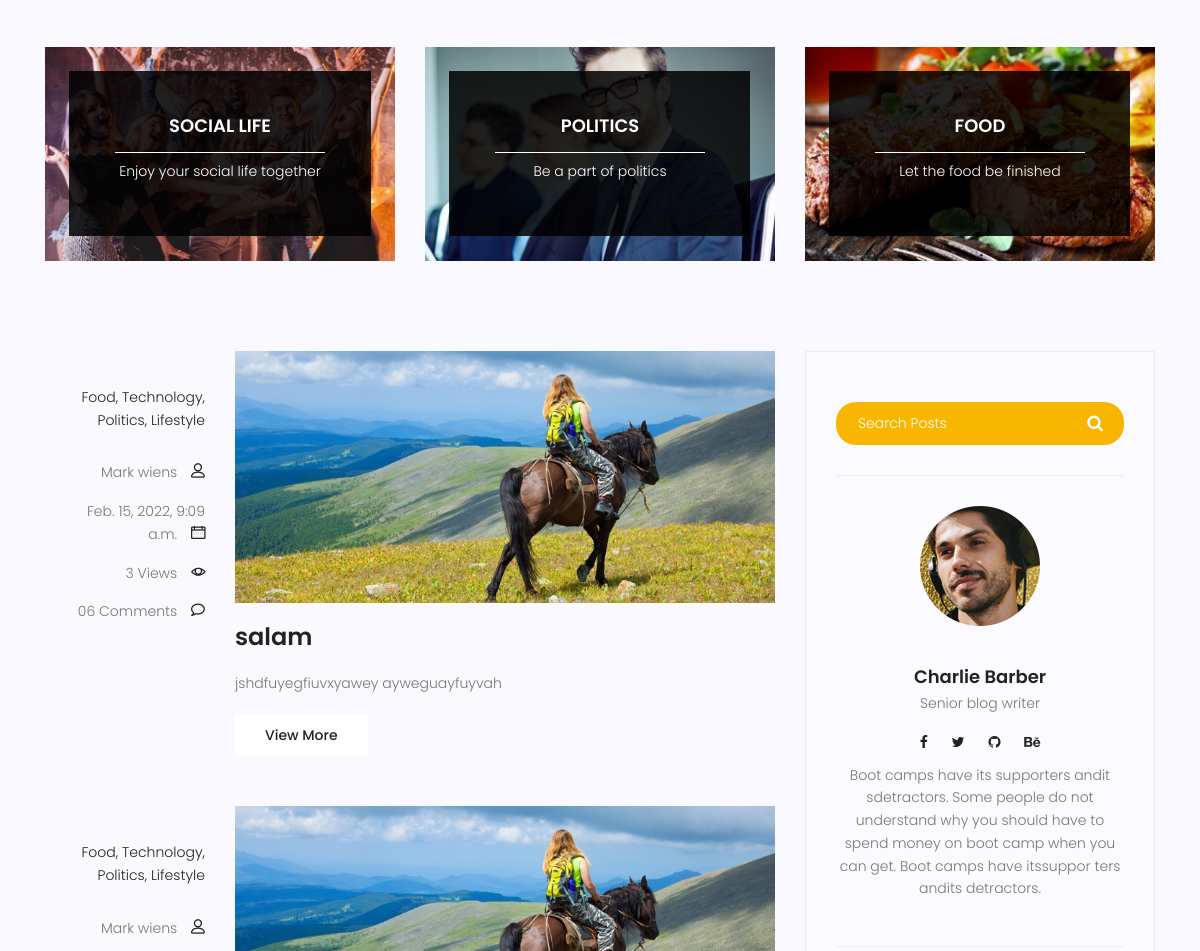
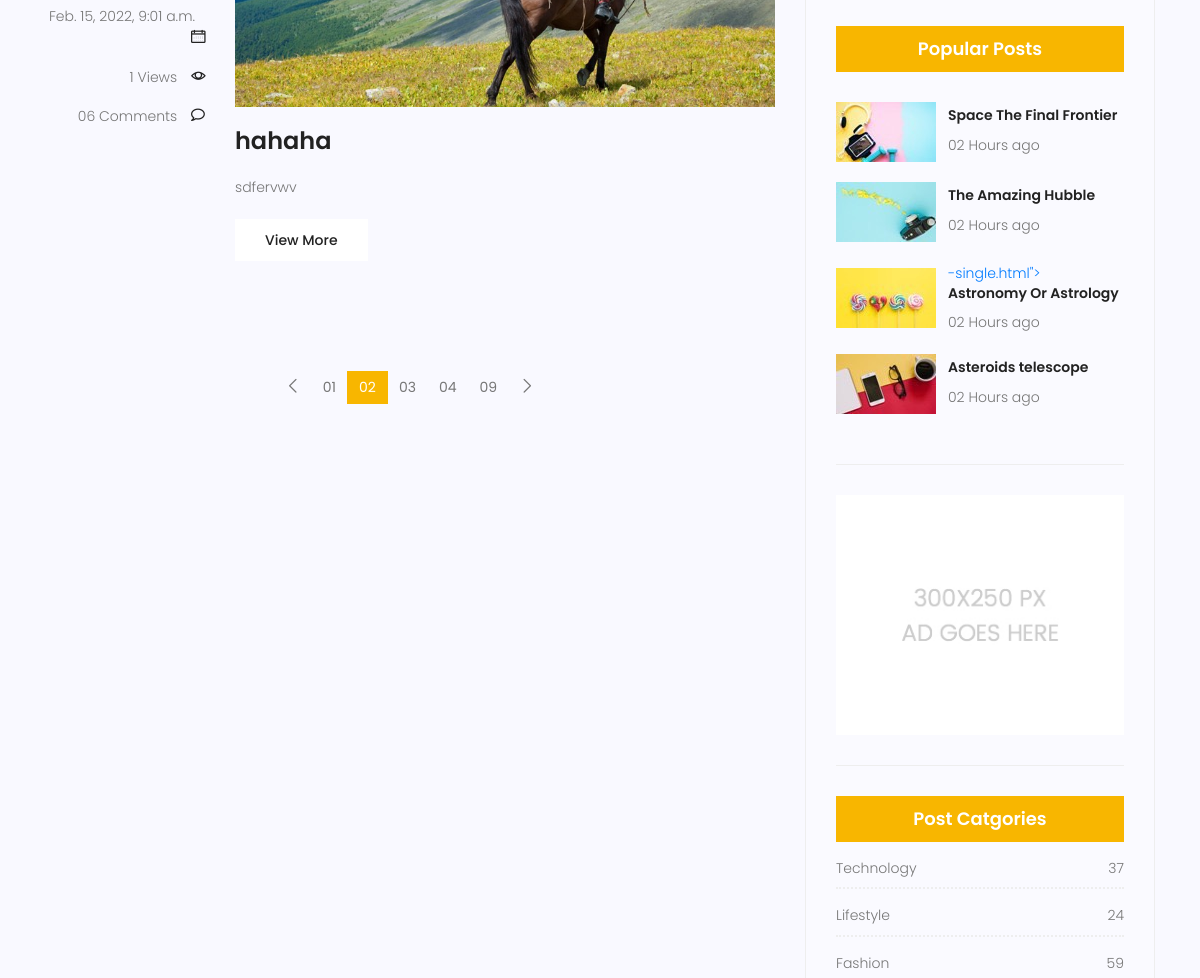
/blog/ (middle part), run on an earlier commit of the app's database (2 pictures, top to bottom).
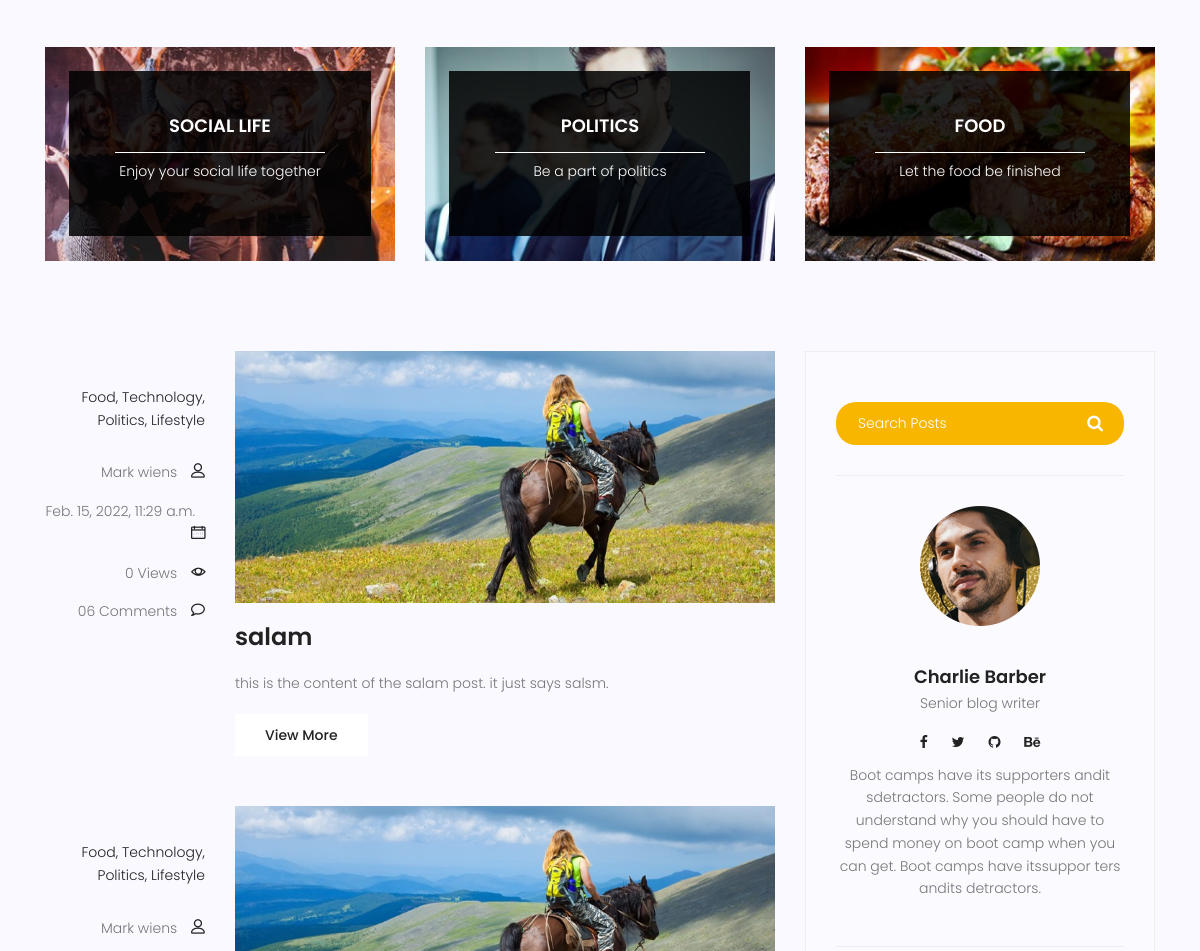
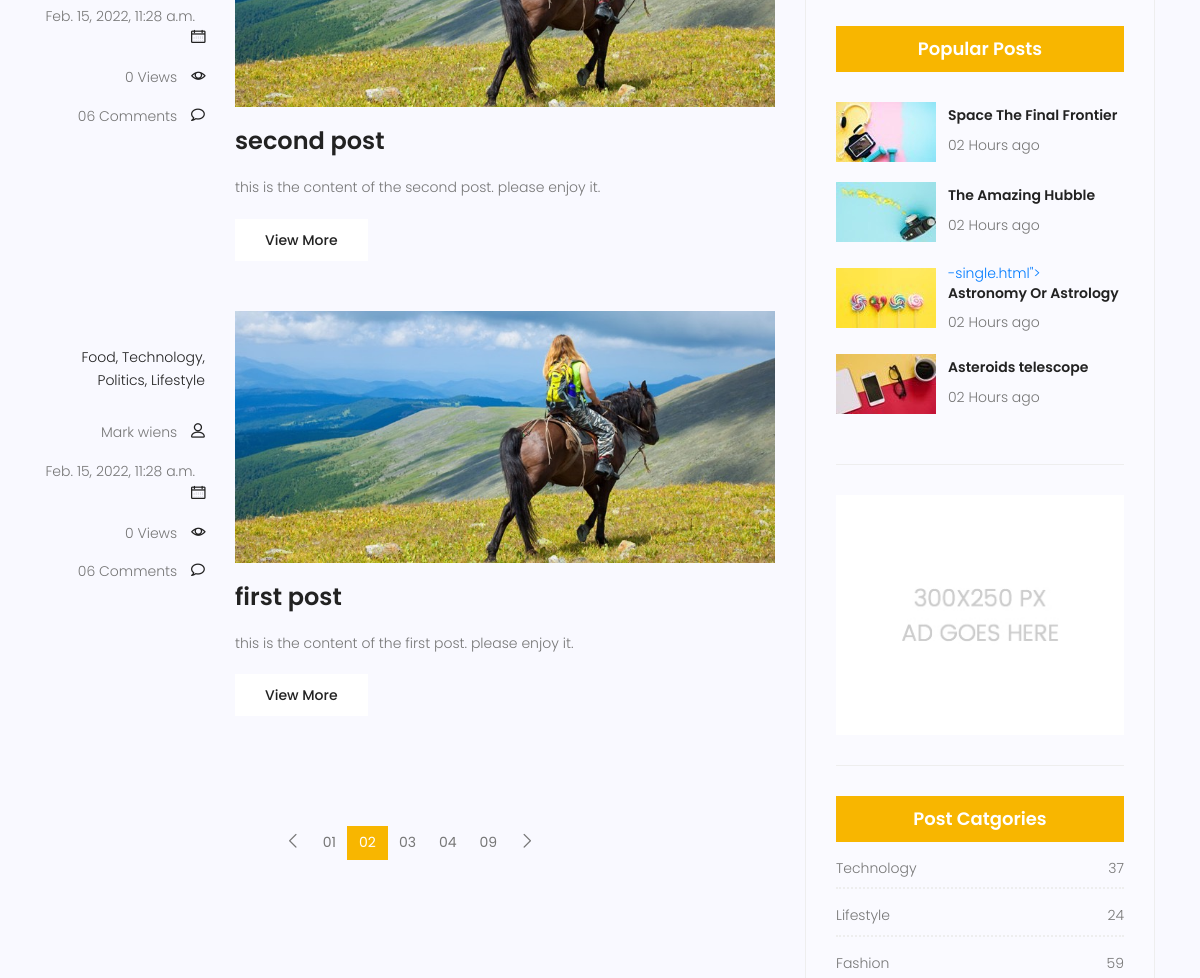
And on a later commit of the database (2 pictures, top to bottom).
### home/models.py (models this page shows, shortened)
class Post(models.Model):
    title = models.CharField(max_length=255)
    content = models.TextField()
    counted_views = models.IntegerField(default=0)
    status = models.BooleanField(default=False)
    published_date = models.DateTimeField(null=True)
    created_date = models.DateTimeField(auto_now_add=True)
    updated_date = models.DateTimeField(auto_now=True)
    class Meta:
        ordering = ['-created_date']

### blog/views.py (the view)
# urls.py: path('', views.blog_home, name='blog_home'),
def blog_home(request):
    posts = Post.objects.filter(status = 1)
    context = {'posts':posts}
    return render(request, 'blog/blog-home.html', context)

### templates/blog/blog-home.html (shortened to what this page needs)
{% extends 'home/layout.html' %}
{% load static %}
{% block body %}
<section class="top-category-widget-area pt-90 pb-90 ">
	<div class="container">
		<div class="row">
			<div class="col-lg-4">
				<div class="single-cat-widget">
					<div class="content relative">
						<div class="overlay overlay-bg"></div>
						<a href="#" target="_blank">
							<div class="thumb">
								<img class="content-image img-fluid d-block mx-auto"
									src="{% static 'img/blog/cat-widget1.jpg' %}" alt="">
							</div>
							<div class="content-details">
								<h4 class="content-title mx-auto text-uppercase">Social life</h4>
								<span></span>
								<p>Enjoy your social life together</p>
							</div>
						</a>
					</div>
				</div>
			</div>
			<div class="col-lg-4">
				<div class="single-cat-widget">
					<div class="content relative">
						<div class="overlay overlay-bg"></div>
						<a href="#" target="_blank">
							<div class="thumb">
								<img class="content-image img-fluid d-block mx-auto"
									src="{% static 'img/blog/cat-widget2.jpg' %}" alt="">
							</div>
							<div class="content-details">
								<h4 class="content-title mx-auto text-uppercase">Politics</h4>
								<span></span>
								<p>Be a part of politics</p>
							</div>
						</a>
					</div>
				</div>
			</div>
			<div class="col-lg-4">
				<div class="single-cat-widget">
					<div class="content relative">
						<div class="overlay overlay-bg"></div>
						<a href="#" target="_blank">
							<div class="thumb">
								<img class="content-image img-fluid d-block mx-auto"
									src="{% static 'img/blog/cat-widget3.jpg' %}" alt="">
							</div>
							<div class="content-details">
								<h4 class="content-title mx-auto text-uppercase">Food</h4>
								<span></span>
								<p>Let the food be finished</p>
							</div>
						</a>
					</div>
				</div>
			</div>
		</div>
	</div>
</section>
<section class="post-content-area">
	<div class="container">
		<div class="row">
			<div class="col-lg-8 posts-list">
				{% for post in posts %}
				<div class="single-post row">
					<div class="col-lg-3  col-md-3 meta-details">
						<ul class="tags">
							<li><a href="#">Food,</a></li>
							<li><a href="#">Technology,</a></li>
							<li><a href="#">Politics,</a></li>
							<li><a href="#">Lifestyle</a></li>
						</ul>
						<div class="user-details row">
							<p class="user-name col-lg-12 col-md-12 col-6"><a href="#">Mark wiens</a> <span
									class="lnr lnr-user"></span></p>
							<p class="date col-lg-12 col-md-12 col-6"><a href="#">{{post.created_date}}</a> <span
									class="lnr lnr-calendar-full"></span></p>
							<p class="view col-lg-12 col-md-12 col-6"><a href="#">{{post.counted_views}} Views</a> <span
									class="lnr lnr-eye"></span></p>
							<p class="comments col-lg-12 col-md-12 col-6"><a href="#">06 Comments</a> <span
									class="lnr lnr-bubble"></span></p>
						</div>
					</div>
					<div class="col-lg-9 col-md-9 ">
						<div class="feature-img">
							<img class="img-fluid" src="{% static 'img/blog/feature-img1.jpg' %}" alt="">
						</div>
						<a class="posts-title" href="{% url 'blog:blog_single' %}">
							<h3>{{post.title}}</h3>
						</a>
						<p class="excert">
							{{post.content}}
						</p>
						<a href="{% url 'blog:blog_single' %}" class="primary-btn">View More</a>
					</div>
				</div>
				{% endfor %}
				<nav class="blog-pagination justify-content-center d-flex">
					<ul class="pagination">
						<li class="page-item">
							<a href="#" class="page-link" aria-label="Previous">
								<span aria-hidden="true">
									<span class="lnr lnr-chevron-left"></span>
								</span>
							</a>
						</li>
						<li class="page-item"><a href="#" class="page-link">01</a></li>
						<li class="page-item active"><a href="#" class="page-link">02</a></li>
						<li class="page-item"><a href="#" class="page-link">03</a></li>
						<li class="page-item"><a href="#" class="page-link">04</a></li>
						<li class="page-item"><a href="#" class="page-link">09</a></li>
						<li class="page-item">
							<a href="#" class="page-link" aria-label="Next">
								<span aria-hidden="true">
									<span class="lnr lnr-chevron-right"></span>
								</span>
							</a>
						</li>
					</ul>
				</nav>
			</div>
			<div class="col-lg-4 sidebar-widgets">
				<div class="widget-wrap">
					<div class="single-sidebar-widget search-widget">
						<form class="search-form" action="#">
							<input placeholder="Search Posts" name="search" type="text" onfocus="this.placeholder = ''"
								onblur="this.placeholder = 'Search Posts'">
							<button type="submit"><i class="fa fa-search"></i></button>
						</form>
					</div>
					<div class="single-sidebar-widget user-info-widget">
						<img src="{% static 'img/blog/user-info.png' %}" alt="">
						<a href="#">
							<h4>Charlie Barber</h4>
						</a>
						<p>
							Senior blog writer
						</p>
						<ul class="social-links">
							<li><a href="#"><i class="fa fa-facebook"></i></a></li>
							<li><a href="#"><i class="fa fa-twitter"></i></a></li>
							<li><a href="#"><i class="fa fa-github"></i></a></li>
							<li><a href="#"><i class="fa fa-behance"></i></a></li>
						</ul>
						<p>
							Boot camps have its supporters andit sdetractors. Some people do not understand why you
							should have to spend money on boot camp when you can get. Boot camps have itssuppor ters
							andits detractors.
						</p>
					</div>
					<div class="single-sidebar-widget popular-post-widget">
						<h4 class="popular-title">Popular Posts</h4>
						<div class="popular-post-list">
							<div class="single-post-list d-flex flex-row align-items-center">
								<div class="thumb">
									<img class="img-fluid" src="{% static 'img/blog/pp1.jpg' %}" alt="">
								</div>
								<div class="details">
									<a href="{% url 'blog:blog_single' %}">
										<h6>Space The Final Frontier</h6>
									</a>
									<p>02 Hours ago</p>
								</div>
							</div>
							<div class="single-post-list d-flex flex-row align-items-center">
								<div class="thumb">
									<img class="img-fluid" src="{% static 'img/blog/pp2.jpg' %}" alt="">
								</div>
								<div class="details">
									<a href="{% url 'blog:blog_single' %}">
										<h6>The Amazing Hubble</h6>
									</a>
									<p>02 Hours ago</p>
								</div>
							</div>
							<div class="single-post-list d-flex flex-row align-items-center">
								<div class="thumb">
									<img class="img-fluid" src="{% static 'img/blog/pp3.jpg' %}" alt="">
								</div>
								<div class="details">
									<a href="{% url 'blog:blog_single' %}">-single.html">
										<h6>Astronomy Or Astrology</h6>
									</a>
									<p>02 Hours ago</p>
								</div>
							</div>
							<div class="single-post-list d-flex flex-row align-items-center">
								<div class="thumb">
									<img class="img-fluid" src="{% static 'img/blog/pp4.jpg' %}" alt="">
								</div>
								<div class="details">
									<a href="{% url 'blog:blog_single' %}">
										<h6>Asteroids telescope</h6>
									</a>
									<p>02 Hours ago</p>
								</div>
							</div>
						</div>
					</div>
					<div class="single-sidebar-widget ads-widget">
						<a href="#"><img class="img-fluid" src="{% static 'img/blog/ads-banner.jpg' %}" alt=""></a>
					</div>
					<div class="single-sidebar-widget post-category-widget">
						<h4 class="category-title">Post Catgories</h4>
						<ul class="cat-list">
							<li>
								<a href="#" class="d-flex justify-content-between">
									<p>Technology</p>
									<p>37</p>
								</a>
							</li>
							<li>
								<a href="#" class="d-flex justify-content-between">
									<p>Lifestyle</p>
									<p>24</p>
								</a>
							</li>
							<li>
								<a href="#" class="d-flex justify-content-between">
									<p>Fashion</p>
									<p>59</p>
								</a>
							</li>
						</ul>
					</div>
				</div>
			</div>
		</div>
	</div>
</section>
{% endblock body %}

### templates/home/layout.html (shortened to what this page needs)
{% load static %}
<!DOCTYPE html>
<html lang="zxx" class="no-js">
<head>
    <link rel="stylesheet" href="{% static 'css/linearicons.css' %}">
    <link rel="stylesheet" href="{% static 'css/font-awesome.min.css' %}">
    <link rel="stylesheet" href="{% static 'css/bootstrap.css' %}">
    <link rel="stylesheet" href="{% static 'css/magnific-popup.css' %}">
    <link rel="stylesheet" href="{% static 'css/jquery-ui.css' %}">
    <link rel="stylesheet" href="{% static 'css/nice-select.css' %}">
    <link rel="stylesheet" href="{% static 'css/animate.min.css' %}">
    <link rel="stylesheet" href="{% static 'css/owl.carousel.css' %}">
    <link rel="stylesheet" href="{% static 'css/main.css' %}">
</head>
<body>
    {% block body %}
    {% endblock body %}
</body>
</html>

What changed in the data, as far as the page shows it:
removed Post: created_date "Feb. 15, 2022, 9:09 a.m.", counted_views "3", title "salam", content "jshdfuyegfiuvxyawey ayweguayfuyvah"
removed Post: created_date "Feb. 15, 2022, 9:01 a.m.", counted_views "1", title "hahaha", content "sdfervwv"
added Post: created_date "Feb. 15, 2022, 11:29 a.m.", counted_views "0", title "salam", content "this is the content of the salam post. it just says salsm."
added Post: created_date "Feb. 15, 2022, 11:28 a.m.", counted_views "0", title "second post", content "this is the content of the second post. please enjoy it."
added Post: created_date "Feb. 15, 2022, 11:28 a.m.", counted_views "0", title "first post", content "this is the content of the first post. please enjoy it."
